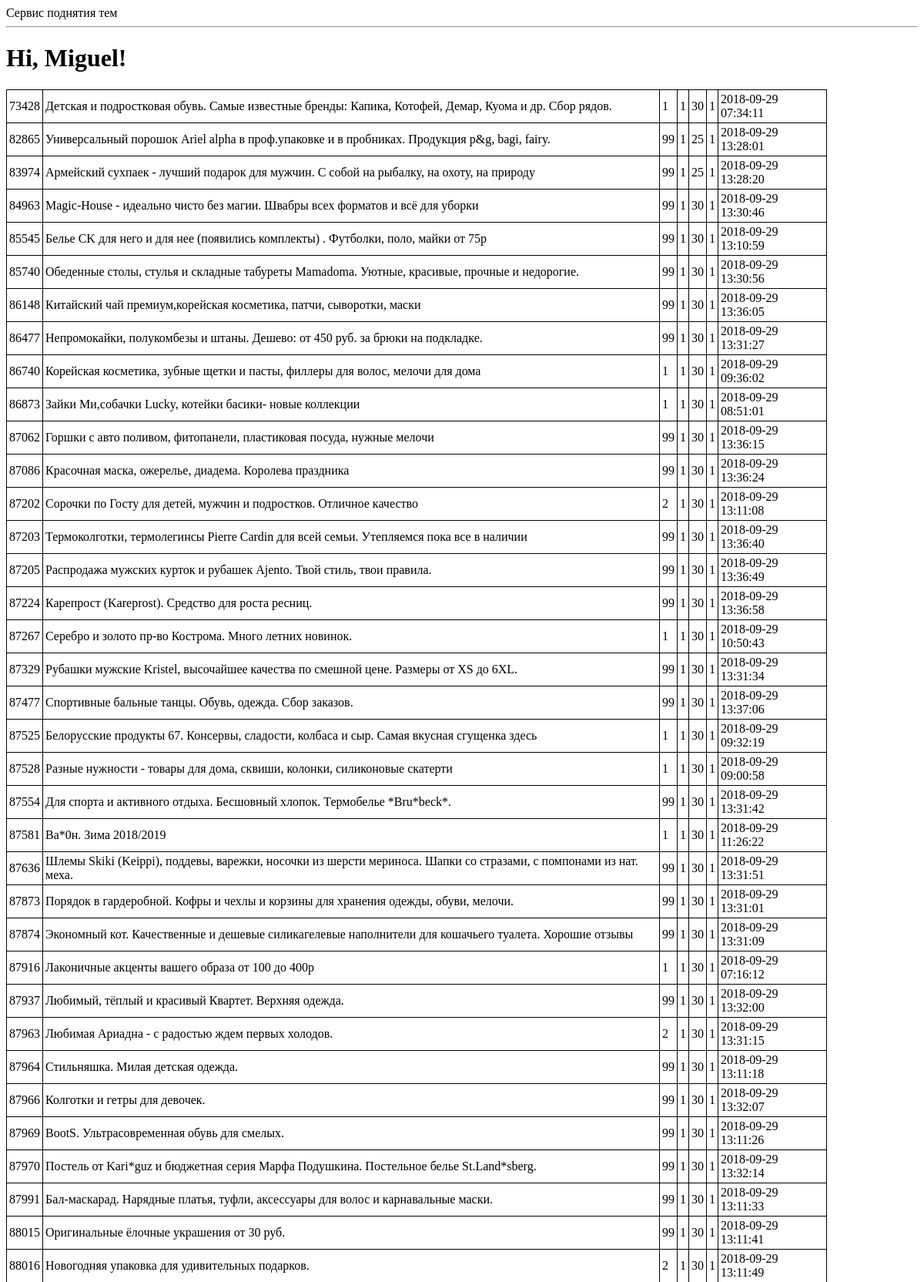
The page /2a (upper part) on the database its author committed.
### tables this page shows
CREATE TABLE topics (id INTEGER PRIMARY KEY UNIQUE NOT NULL, name VARCHAR (250) NOT NULL, ref VARCHAR (100), time_start TIME DEFAULT (7), time_stop TIME DEFAULT (23.05), interval_minutes INTEGER DEFAULT (30), user_id INTEGER REFERENCES users (id), last_up_time TIME DEFAULT (1), active INT DEFAULT (1), page INT, maxpage INT DEFAULT (1), actual INT DEFAULT (1), good_id INT DEFAULT (0));

### app.py (the view)
@app.route('/2a', methods=["GET"])
def index2():
    tpcs=engine.execute("""select t.id,
                                   t.name,
                                   t.page,
                                   t.maxpage,
                                   t.interval_minutes,
                                   t.active,
                                   datetime(last_up_time, 'unixepoch', 'localtime') up_time
                           from topics t
                           where actual=1""")
    user = {'username': 'Miguel'}
    posts = [
        {
            'author': {'username': 'John'},
            'body': 'Beautiful day in Portland!'
        },
        {
            'author': {'username': 'Susan'},
            'body': 'The Avengers movie was so cool!'
        }
    ]
    return render_template('index.html', title='Home', tpcs=tpcs, user=user)

### templates/index.html
{% extends "base.html" %}
{% block content %}
    <h1>Hi, {{ user.username }}!</h1>
    <table>
    {% for row in tpcs %}
        <tr>
            <td>{{ row["id"] }}</td>
            <td>{{ row["name"] }}</td>
            <td>{{ row["page"] }}</td>
            <td>{{ row["maxpage"] }}</td>
            <td>{{ row["interval_minutes"] }}</td>
            <td>{{ row["active"] }}</td>
            <td>{{ row["up_time"] }}</td>
        </tr>
    {% endfor %}
    </table>
{% endblock %}

### templates/base.html (shortened to what this page needs)
<html>
    <head>
    </head>
    <body>
        <div>
            Сервис поднятия тем
        </div>
        <hr>
        {% block content %}{% endblock %}
    </body>
</html>

### templates/base.html (style rules this page uses)
TABLE { width: 90%; border-collapse: collapse; }
TD, TH { padding: 3px; border: 1px solid black; }

### rows shown on the page
topics: id "73428", name "Детская и подростковая обувь. Самые известные бренды: Капика, Котофей, Демар, Куома и др. Сбор рядов.", page "1", maxpage "1", interval_minutes "30", active "1", up_time "2018-09-29 07:34:11"
topics: id "82865", name "Универсальный порошок Ariel alpha в проф.упаковке и в пробниках. Продукция p&g, bagi, fairy.", page "99", maxpage "1", interval_minutes "25", active "1", up_time "2018-09-29 13:28:01"
topics: id "83974", name "Армейский сухпаек - лучший подарок для мужчин. С собой на рыбалку, на охоту, на природу", page "99", maxpage "1", interval_minutes "25", active "1", up_time "2018-09-29 13:28:20"
topics: id "84963", name "Magic-House - идеально чисто без магии. Швабры всех форматов и всё для уборки", page "99", maxpage "1", interval_minutes "30", active "1", up_time "2018-09-29 13:30:46"
topics: id "85545", name "Белье CK для него и для нее (появились комплекты) . Футболки, поло, майки от 75р", page "99", maxpage "1", interval_minutes "30", active "1", up_time "2018-09-29 13:10:59"
topics: id "85740", name "Обеденные столы, стулья и складные табуреты Mamadoma. Уютные, красивые, прочные и недорогие.", page "99", maxpage "1", interval_minutes "30", active "1", up_time "2018-09-29 13:30:56"
topics: id "86148", name "Китайский чай премиум,корейская косметика, патчи, сыворотки, маски", page "99", maxpage "1", interval_minutes "30", active "1", up_time "2018-09-29 13:36:05"
topics: id "86477", name "Непромокайки, полукомбезы и штаны. Дешево: от 450 руб. за брюки на подкладке.", page "99", maxpage "1", interval_minutes "30", active "1", up_time "2018-09-29 13:31:27"
topics: id "86740", name "Корейская косметика, зубные щетки и пасты, филлеры для волос, мелочи для дома", page "1", maxpage "1", interval_minutes "30", active "1", up_time "2018-09-29 09:36:02"
topics: id "86873", name "Зайки Ми,собачки Lucky, котейки басики- новые коллекции", page "1", maxpage "1", interval_minutes "30", active "1", up_time "2018-09-29 08:51:01"
topics: id "87062", name "Горшки с авто поливом, фитопанели, пластиковая посуда, нужные мелочи", page "99", maxpage "1", interval_minutes "30", active "1", up_time "2018-09-29 13:36:15"
topics: id "87086", name "Красочная маска, ожерелье, диадема. Королева праздника", page "99", maxpage "1", interval_minutes "30", active "1", up_time "2018-09-29 13:36:24"
topics: id "87202", name "Сорочки по Госту для детей, мужчин и подростков. Отличное качество", page "2", maxpage "1", interval_minutes "30", active "1", up_time "2018-09-29 13:11:08"
topics: id "87203", name "Термоколготки, термолегинсы Pierre Cardin для всей семьи. Утепляемся пока все в наличии", page "99", maxpage "1", interval_minutes "30", active "1", up_time "2018-09-29 13:36:40"
topics: id "87205", name "Распродажа мужских курток и рубашек Ajento. Твой стиль, твои правила.", page "99", maxpage "1", interval_minutes "30", active "1", up_time "2018-09-29 13:36:49"
topics: id "87224", name "Карепрост (Kareprost). Средство для роста ресниц.", page "99", maxpage "1", interval_minutes "30", active "1", up_time "2018-09-29 13:36:58"
topics: id "87267", name "Серебро и золото пр-во Кострома. Много летних новинок.", page "1", maxpage "1", interval_minutes "30", active "1", up_time "2018-09-29 10:50:43"
topics: id "87329", name "Рубашки мужские Kristel, высочайшее качества по смешной цене. Размеры от XS до 6XL.", page "99", maxpage "1", interval_minutes "30", active "1", up_time "2018-09-29 13:31:34"
topics: id "87477", name "Спортивные бальные танцы. Обувь, одежда. Сбор заказов.", page "99", maxpage "1", interval_minutes "30", active "1", up_time "2018-09-29 13:37:06"
topics: id "87525", name "Белорусские продукты 67. Консервы, сладости, колбаса и сыр. Самая вкусная сгущенка здесь", page "1", maxpage "1", interval_minutes "30", active "1", up_time "2018-09-29 09:32:19"
topics: id "87528", name "Разные нужности - товары для дома, сквиши, колонки, силиконовые скатерти", page "1", maxpage "1", interval_minutes "30", active "1", up_time "2018-09-29 09:00:58"
topics: id "87554", name "Для спорта и активного отдыха. Бесшовный хлопок. Термобелье *Bru*beck*.", page "99", maxpage "1", interval_minutes "30", active "1", up_time "2018-09-29 13:31:42"
topics: id "87581", name "Ba*0н. Зима 2018/2019", page "1", maxpage "1", interval_minutes "30", active "1", up_time "2018-09-29 11:26:22"
topics: id "87636", name "Шлемы Skiki (Keippi), поддевы, варежки, носочки из шерсти мериноса. Шапки со стразами, с помпонами из нат. меха.", page "99", maxpage "1", interval_minutes "30", active "1", up_time "2018-09-29 13:31:51"
topics: id "87873", name "Порядок в гардеробной. Кофры и чехлы и корзины для хранения одежды, обуви, мелочи.", page "99", maxpage "1", interval_minutes "30", active "1", up_time "2018-09-29 13:31:01"
topics: id "87874", name "Экономный кот. Качественные и дешевые силикагелевые наполнители для кошачьего туалета. Хорошие отзывы", page "99", maxpage "1", interval_minutes "30", active "1", up_time "2018-09-29 13:31:09"
topics: id "87916", name "Лаконичные акценты вашего образа от 100 до 400р", page "1", maxpage "1", interval_minutes "30", active "1", up_time "2018-09-29 07:16:12"
topics: id "87937", name "Любимый, тёплый и красивый Квартет. Верхняя одежда.", page "99", maxpage "1", interval_minutes "30", active "1", up_time "2018-09-29 13:32:00"
topics: id "87963", name "Любимая Ариадна - с радостью ждем первых холодов.", page "2", maxpage "1", interval_minutes "30", active "1", up_time "2018-09-29 13:31:15"
topics: id "87964", name "Стильняшка. Милая детская одежда.", page "99", maxpage "1", interval_minutes "30", active "1", up_time "2018-09-29 13:11:18"
topics: id "87966", name "Колготки и гетры для девочек.", page "99", maxpage "1", interval_minutes "30", active "1", up_time "2018-09-29 13:32:07"
topics: id "87969", name "BootS. Ультрасовременная обувь для смелых.", page "99", maxpage "1", interval_minutes "30", active "1", up_time "2018-09-29 13:11:26"
topics: id "87970", name "Постель от Kari*guz и бюджетная серия Марфа Подушкина. Постельное белье St.Land*sberg.", page "99", maxpage "1", interval_minutes "30", active "1", up_time "2018-09-29 13:32:14"
topics: id "87991", name "Бал-маскарад. Нарядные платья, туфли, аксессуары для волос и карнавальные маски.", page "99", maxpage "1", interval_minutes "30", active "1", up_time "2018-09-29 13:11:33"
topics: id "88015", name "Оригинальные ёлочные украшения от 30 руб.", page "99", maxpage "1", interval_minutes "30", active "1", up_time "2018-09-29 13:11:41"
topics: id "88016", name "Новогодняя упаковка для удивительных подарков.", page "2", maxpage "1", interval_minutes "30", active "1", up_time "2018-09-29 13:11:49"

### other values the page prints
{{ user.username }} "Miguel"
